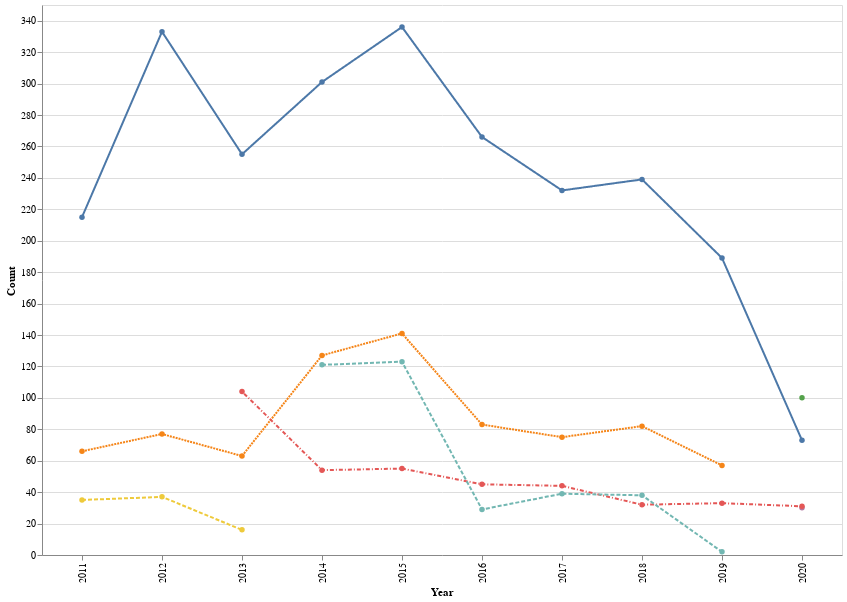

This figure's notebook cell:
### Code cell
chart_field = alt.Chart(df_count_field).mark_line(point=True).encode(
    x='Year:O',
    y='Count',
    strokeDash=alt.StrokeDash('FieldAlias', legend=None),
    color=alt.Color('FieldAlias', sort=['Rhetoric/Composition', 'Generalist',
       'New Media and Digital Humanities', 'Community Colleges',
       'Humanities and Social Sciences Postdocs', 'TESOL/Applied Linguistics',
       'Communication and Media Studies']),
    tooltip=['Count'],
).properties(height=550, width=800).interactive()

chart_field

### Figure 1 — Vega-Lite specification as saved in the notebook (floating-point values rounded to 4 significant figures)
{"config": {"view": {"continuousWidth": 400, "continuousHeight": 300}}, "data": {"name": "data-464f358dc051530258293f392b52e8ed"}, "mark": {"type": "line", "point": true}, "encoding": {"color": {"type": "nominal", "field": "FieldAlias", "sort": ["Rhetoric/Composition", "Generalist", "New Media and Digital Humanities", "Community Colleges", "Humanities and Social Sciences Postdocs", "TESOL/Applied Linguistics", "Communication and Media Studies"]}, "strokeDash": {"type": "nominal", "field": "FieldAlias", "legend": null}, "tooltip": [{"type": "quantitative", "field": "Count"}], "x": {"type": "ordinal", "field": "Year"}, "y": {"type": "quantitative", "field": "Count"}}, "height": 550, "selection": {"selector004": {"type": "interval", "bind": "scales", "encodings": ["x", "y"]}}, "width": 800, "$schema": "https://vega.github.io/schema/vega-lite/v4.8.1.json", "datasets": {"data-464f358dc051530258293f392b52e8ed": [{"Year": 2011, "FieldAlias": "Generalist", "JobTitle": 66, "JobYear": 66, "JobLink": 62, "JobType": 66, "JobField": 66, "JobSource": 66, "JobLink_norm": 62, "Count": 66}, {"Year": 2011, "FieldAlias": "Rhetoric/Composition", "JobTitle": 215, "JobYear": 215, "JobLink": 191, "JobType": 215, "JobField": 215, "JobSource": 215, "JobLink_norm": 191, "Count": 215}, {"Year": 2011, "FieldAlias": "TESOL/Applied Linguistics", "JobTitle": 35, "JobYear": 35, "JobLink": 13, "JobType": 35, "JobField": 35, "JobSource": 35, "JobLink_norm": 13, "Count": 35}, {"Year": 2012, "FieldAlias": "Generalist", "JobTitle": 77, "JobYear": 77, "JobLink": 65, "JobType": 77, "JobField": 77, "JobSource": 77, "JobLink_norm": 65, "Count": 77}, {"Year": 2012, "FieldAlias": "Rhetoric/Composition", "JobTitle": 333, "JobYear": 333, "JobLink": 322, "JobType": 333, "JobField": 333, "JobSource": 333, "JobLink_norm": 322, "Count": 333}, {"Year": 2012, "FieldAlias": "TESOL/Applied Linguistics", "JobTitle": 37, "JobYear": 37, "JobLink": 37, "JobType": 37, "JobField": 37, "JobSource": 37, "JobLink_norm": 37, "Count": 37}, {"Year": 2013, "FieldAlias": "Generalist", "JobTitle": 63, "JobYear": 63, "JobLink": 59, "JobType": 63, "JobField": 63, "JobSource": 63, "JobLink_norm": 59, "Count": 63}, {"Year": 2013, "FieldAlias": "New Media and Digital Humanities", "JobTitle": 104, "JobYear": 104, "JobLink": 92, "JobType": 104, "JobField": 104, "JobSource": 104, "JobLink_norm": 92, "Count": 104}, {"Year": 2013, "FieldAlias": "Rhetoric/Composition", "JobTitle": 255, "JobYear": 255, "JobLink": 215, "JobType": 255, "JobField": 255, "JobSource": 255, "JobLink_norm": 215, "Count": 255}, {"Year": 2013, "FieldAlias": "TESOL/Applied Linguistics", "JobTitle": 16, "JobYear": 16, "JobLink": 10, "JobType": 16, "JobField": 16, "JobSource": 16, "JobLink_norm": 10, "Count": 16}, {"Year": 2014, "FieldAlias": "Community Colleges", "JobTitle": 121, "JobYear": 121, "JobLink": 119, "JobType": 121, "JobField": 121, "JobSource": 121, "JobLink_norm": 119, "Count": 121}, {"Year": 2014, "FieldAlias": "Generalist", "JobTitle": 127, "JobYear": 127, "JobLink": 118, "JobType": 127, "JobField": 127, "JobSource": 127, "JobLink_norm": 118, "Count": 127}, {"Year": 2014, "FieldAlias": "New Media and Digital Humanities", "JobTitle": 54, "JobYear": 54, "JobLink": 35, "JobType": 54, "JobField": 54, "JobSource": 54, "JobLink_norm": 35, "Count": 54}, {"Year": 2014, "FieldAlias": "Rhetoric/Composition", "JobTitle": 301, "JobYear": 301, "JobLink": 281, "JobType": 301, "JobField": 301, "JobSource": 301, "JobLink_norm": 281, "Count": 301}, {"Year": 2015, "FieldAlias": "Community Colleges", "JobTitle": 123, "JobYear": 123, "JobLink": 123, "JobType": 123, "JobField": 123, "JobSource": 123, "JobLink_norm": 123, "Count": 123}, {"Year": 2015, "FieldAlias": "Generalist", "JobTitle": 141, "JobYear": 141, "JobLink": 139, "JobType": 141, "JobField": 141, "JobSource": 141, "JobLink_norm": 139, "Count": 141}, {"Year": 2015, "FieldAlias": "New Media and Digital Humanities", "JobTitle": 55, "JobYear": 55, "JobLink": 51, "JobType": 55, "JobField": 55, "JobSource": 55, "JobLink_norm": 51, "Count": 55}, {"Year": 2015, "FieldAlias": "Rhetoric/Composition", "JobTitle": 336, "JobYear": 336, "JobLink": 328, "JobType": 336, "JobField": 336, "JobSource": 336, "JobLink_norm": 328, "Count": 336}, {"Year": 2016, "FieldAlias": "Community Colleges", "JobTitle": 29, "JobYear": 29, "JobLink": 29, "JobType": 29, "JobField": 29, "JobSource": 29, "JobLink_norm": 29, "Count": 29}, {"Year": 2016, "FieldAlias": "Generalist", "JobTitle": 83, "JobYear": 83, "JobLink": 79, "JobType": 83, "JobField": 83, "JobSource": 83, "JobLink_norm": 79, "Count": 83}, {"Year": 2016, "FieldAlias": "New Media and Digital Humanities", "JobTitle": 45, "JobYear": 45, "JobLink": 40, "JobType": 45, "JobField": 45, "JobSource": 45, "JobLink_norm": 40, "Count": 45}, {"Year": 2016, "FieldAlias": "Rhetoric/Composition", "JobTitle": 266, "JobYear": 266, "JobLink": 251, "JobType": 266, "JobField": 266, "JobSource": 266, "JobLink_norm": 251, "Count": 266}, {"Year": 2017, "FieldAlias": "Community Colleges", "JobTitle": 39, "JobYear": 39, "JobLink": 39, "JobType": 39, "JobField": 39, "JobSource": 39, "JobLink_norm": 39, "Count": 39}, {"Year": 2017, "FieldAlias": "Generalist", "JobTitle": 75, "JobYear": 75, "JobLink": 72, "JobType": 75, "JobField": 75, "JobSource": 75, "JobLink_norm": 72, "Count": 75}, {"Year": 2017, "FieldAlias": "New Media and Digital Humanities", "JobTitle": 44, "JobYear": 44, "JobLink": 44, "JobType": 44, "JobField": 44, "JobSource": 44, "JobLink_norm": 44, "Count": 44}, {"Year": 2017, "FieldAlias": "Rhetoric/Composition", "JobTitle": 232, "JobYear": 232, "JobLink": 224, "JobType": 232, "JobField": 232, "JobSource": 232, "JobLink_norm": 224, "Count": 232}, {"Year": 2018, "FieldAlias": "Community Colleges", "JobTitle": 38, "JobYear": 38, "JobLink": 38, "JobType": 38, "JobField": 38, "JobSource": 38, "JobLink_norm": 38, "Count": 38}, {"Year": 2018, "FieldAlias": "Generalist", "JobTitle": 82, "JobYear": 82, "JobLink": 78, "JobType": 82, "JobField": 82, "JobSource": 82, "JobLink_norm": 78, "Count": 82}, {"Year": 2018, "FieldAlias": "New Media and Digital Humanities", "JobTitle": 32, "JobYear": 32, "JobLink": 30, "JobType": 32, "JobField": 32, "JobSource": 32, "JobLink_norm": 30, "Count": 32}, {"Year": 2018, "FieldAlias": "Rhetoric/Composition", "JobTitle": 239, "JobYear": 239, "JobLink": 218, "JobType": 239, "JobField": 239, "JobSource": 239, "JobLink_norm": 218, "Count": 239}, {"Year": 2019, "FieldAlias": "Community Colleges", "JobTitle": 2, "JobYear": 2, "JobLink": 2, "JobType": 2, "JobField": 2, "JobSource": 2, "JobLink_norm": 2, "Count": 2}, {"Year": 2019, "FieldAlias": "Generalist", "JobTitle": 57, "JobYear": 57, "JobLink": 54, "JobType": 57, "JobField": 57, "JobSource": 57, "JobLink_norm": 54, "Count": 57}, {"Year": 2019, "FieldAlias": "New Media and Digital Humanities", "JobTitle": 33, "JobYear": 33, "JobLink": 30, "JobType": 33, "JobField": 33, "JobSource": 33, "JobLink_norm": 30, "Count": 33}, {"Year": 2019, "FieldAlias": "Rhetoric/Composition", "JobTitle": 189, "JobYear": 189, "JobLink": 178, "JobType": 189, "JobField": 189, "JobSource": 189, "JobLink_norm": 178, "Count": 189}, {"Year": 2020, "FieldAlias": "Communication and Media Studies", "JobTitle": 30, "JobYear": 30, "JobLink": 27, "JobType": 30, "JobField": 30, "JobSource": 30, "JobLink_norm": 27, "Count": 30}, {"Year": 2020, "FieldAlias": "Humanities and Social Sciences Postdocs", "JobTitle": 100, "JobYear": 100, "JobLink": 61, "JobType": 100, "JobField": 100, "JobSource": 100, "JobLink_norm": 61, "Count": 100}, {"Year": 2020, "FieldAlias": "New Media and Digital Humanities", "JobTitle": 31, "JobYear": 31, "JobLink": 24, "JobType": 31, "JobField": 31, "JobSource": 31, "JobLink_norm": 24, "Count": 31}, {"Year": 2020, "FieldAlias": "Rhetoric/Composition", "JobTitle": 73, "JobYear": 73, "JobLink": 60, "JobType": 73, "JobField": 73, "JobSource": 73, "JobLink_norm": 60, "Count": 73}]}}
